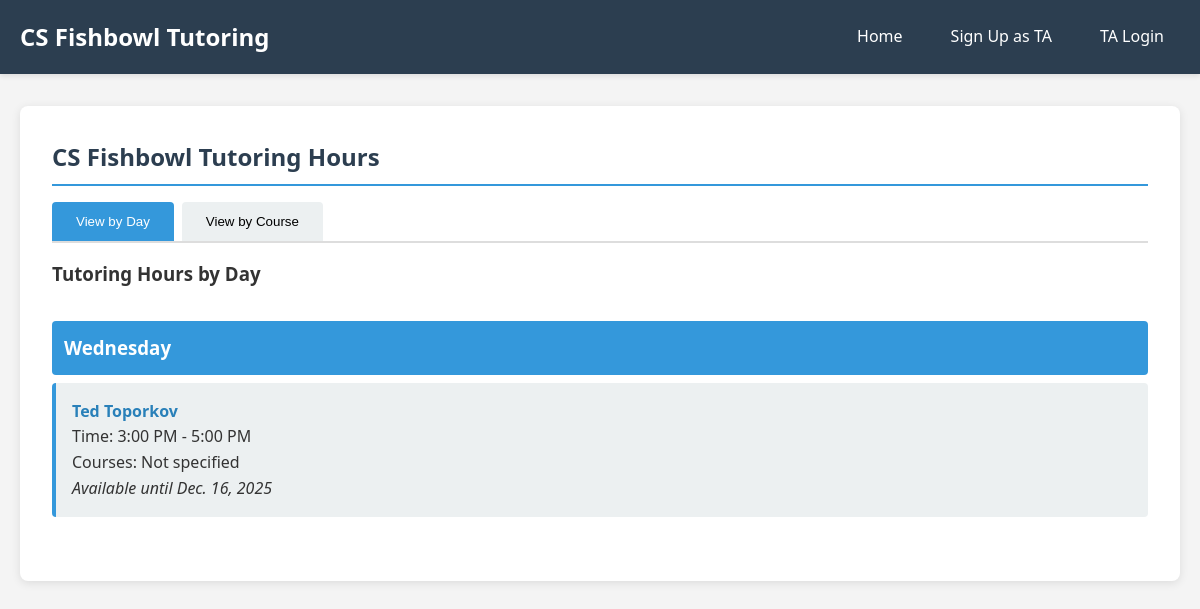
The page / on the database its author committed.
### tutor_scheduler/models.py (models this page shows, shortened)
class TutoringHour(models.Model):
    DAYS_OF_WEEK = [
        (0, 'Monday'),
        (1, 'Tuesday'),
        (2, 'Wednesday'),
        (3, 'Thursday'),
        (4, 'Friday'),
        (5, 'Saturday'),
        (6, 'Sunday'),
    ]
    ta = models.ForeignKey(TA, on_delete=models.CASCADE, related_name='tutoring_hours')
    day_of_week = models.IntegerField(choices=DAYS_OF_WEEK)
    start_time = models.TimeField()
    end_time = models.TimeField()
    is_recurring = models.BooleanField(default=True)
    until_date = models.DateField(null=True, blank=True)
    class Meta:
        ordering = ['day_of_week', 'start_time']

class TA(models.Model):
    user = models.OneToOneField(User, on_delete=models.CASCADE)
    major = models.CharField(max_length=100)
    bio = models.TextField(blank=True)
    courses = models.ManyToManyField(Course, related_name='tas', blank=True)
    class Meta:
        verbose_name = 'TA'
        verbose_name_plural = 'TAs'
    def __str__(self):
        return f"{self.user.first_name} {self.user.last_name}"

### tutor_scheduler/views.py (the view)
# urls.py: 2. Add a URL to urlpatterns:  path('', views.home, name='home')
def home(request):
    tutoring_hours = TutoringHour.objects.select_related('ta', 'ta__user').prefetch_related('ta__courses').all()
    today = date.today()
    active_hours = []
    for hour in tutoring_hours:
        if hour.until_date is None or hour.until_date >= today:
            active_hours.append(hour)
    hours_by_day = {}
    for i in range(7):
        day_name = dict(TutoringHour.DAYS_OF_WEEK)[i]
        hours_by_day[day_name] = [h for h in active_hours if h.day_of_week == i]
    courses = Course.objects.all()
    hours_by_course = {}
    for course in courses:
        course_hours = [h for h in active_hours if course in h.ta.courses.all()]
        if course_hours:
            hours_by_course[course] = course_hours
    context = {
        'hours_by_day': hours_by_day,
        'hours_by_course': hours_by_course,
        'all_hours': active_hours,
    }
    return render(request, 'tutor_scheduler/home.html', context)

### tutor_scheduler/templates/tutor_scheduler/home.html (shortened to what this page needs)
{% extends 'tutor_scheduler/base.html' %}
{% block content %}
<h2>CS Fishbowl Tutoring Hours</h2>
<div class="tabs">
    <button class="tab active" onclick="showTab('day-view')">View by Day</button>
    <button class="tab" onclick="showTab('course-view')">View by Course</button>
</div>
<div id="day-view" class="tab-content active">
    <h3>Tutoring Hours by Day</h3>
    {% if hours_by_day %}
        {% for day, hours in hours_by_day.items %}
            {% if hours %}
            <div class="day-section">
                <h3>{{ day }}</h3>
                {% for hour in hours %}
                <div class="hour-item">
                    <strong>
                        <a href="{% url 'ta_detail' hour.ta.id %}" class="ta-link">
                            {{ hour.ta }}
                        </a>
                    </strong>
                    <br>
                    Time: {{ hour.start_time|time:"g:i A" }} - {{ hour.end_time|time:"g:i A" }}
                    <br>
                    Courses:
                    {% for course in hour.ta.courses.all %}
                        {{ course }}{% if not forloop.last %}, {% endif %}
                    {% empty %}
                        Not specified
                    {% endfor %}
                    {% if hour.is_recurring and hour.until_date %}
                        <br><em>Available until {{ hour.until_date }}</em>
                    {% endif %}
                </div>
                {% endfor %}
            </div>
            {% endif %}
        {% endfor %}
    {% else %}
        <p>No tutoring hours scheduled yet.</p>
    {% endif %}
</div>
{% endblock %}

### tutor_scheduler/templates/tutor_scheduler/base.html (style rules this page uses)
* { margin: 0; padding: 0; box-sizing: border-box; }
body { font-family: 'Segoe UI', Tahoma, Geneva, Verdana, sans-serif; line-height: 1.6; color: #333; background: #f4f4f4; }
h2 { color: #2c3e50; margin-bottom: 1rem; padding-bottom: 0.5rem; border-bottom: 2px solid #3498db; }
.day-section { margin: 2rem 0; }
.day-section h3 { background: #3498db; color: #fff; padding: 0.75rem; border-radius: 4px; }
.hour-item { background: #ecf0f1; padding: 1rem; margin: 0.5rem 0; border-radius: 4px; border-left: 4px solid #3498db; }
.ta-link { color: #2980b9; text-decoration: none; font-weight: bold; }
.tabs { display: flex; gap: 0.5rem; border-bottom: 2px solid #ddd; margin-bottom: 1rem; }
.tab { padding: 0.75rem 1.5rem; background: #ecf0f1; border: none; cursor: pointer; border-radius: 4px 4px 0 0; transition: background 0.3s; }
.tab.active { background: #3498db; color: #fff; }
.tab-content { display: none; }
.tab-content.active { display: block; }

### rows shown on the page
TutoringHour: day "Wednesday", ta "Ted Toporkov", start_time "3:00 PM", end_time "5:00 PM", until_date "Dec. 16, 2025"
